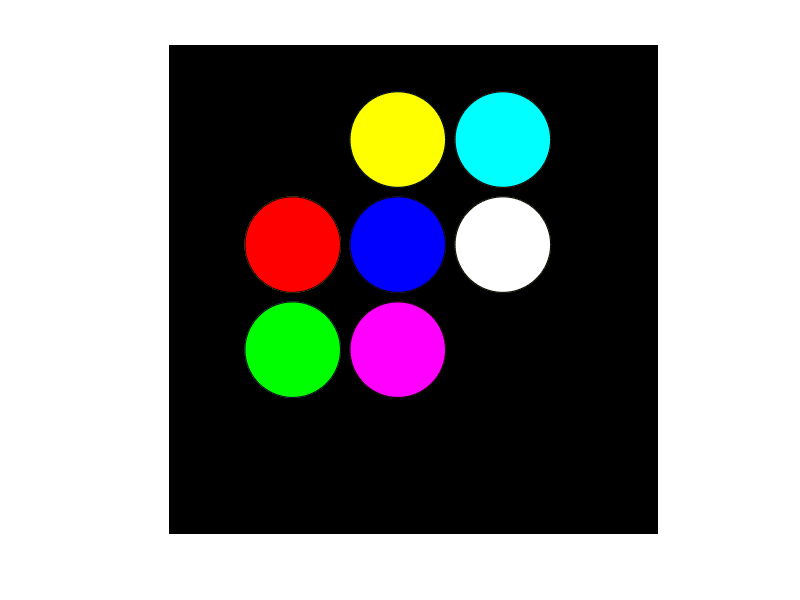

Source code (MATLAB): (Note: this script raises an error after producing the figure.)
% ECE4783 Programming Practice 1
% Name: Christine Saw
% gtID: 903367317
% Date: Feb 24, 2021
% Instructor: Prof. May D. Wang

%% question 1 a, create similar image to sample image

% create black background, size 256 x 256
background = zeros([256 256 3]);
imshow(background);
hold on

% create array of angles to plot circle in polar coordinates later
th = 0:pi/50:2*pi;

% determine radius of circle (25 pixels)
r = 25;

% create yellow circle
x_circle = r * cos(th) + 120; % 120 is x-coordinate of the circle's center
y_circle = r * sin(th) + 50; % 50 is y-coordinate of the circle's center
plot(x_circle, y_circle); % plot the circle 
fill(x_circle, y_circle, 'y') % fill circle with color

% create cyan circle
x_circle = r * cos(th) + 175;
y_circle = r * sin(th) + 50;
plot(x_circle, y_circle);
fill(x_circle, y_circle, 'c')

% create red circle
x_circle = r * cos(th) + 65;
y_circle = r * sin(th) + 105;
plot(x_circle, y_circle);
fill(x_circle, y_circle, 'r')

% create blue circle
x_circle = r * cos(th) + 120;
y_circle = r * sin(th) + 105;
plot(x_circle, y_circle);
fill(x_circle, y_circle, 'b')

% create white circle
x_circle = r * cos(th) + 175;
y_circle = r * sin(th) + 105;
plot(x_circle, y_circle);
fill(x_circle, y_circle, 'w')

% create green circle
x_circle = r * cos(th) + 65;
y_circle = r * sin(th) + 160;
plot(x_circle, y_circle);
fill(x_circle, y_circle, 'g')

% create purple/magenta circle
x_circle = r * cos(th) + 120;
y_circle = r * sin(th) + 160;
plot(x_circle, y_circle);
fill(x_circle, y_circle, 'm')

% save created image into computer as png file
F = getframe(gca);
imwrite(F.cdata, 'color_image.png');

%% question 1 b, separating image into rgb and hsv planes

% read the rgb color image generated from question 1 a
image = imread('color_image.png'); 

% extract red, green, and blue channels
red = image(:,:,1); % Red channel
green = image(:,:,2); % Green channel
blue = image(:,:,3); % Blue channel

% create an all black channel (a.k.a. black background)
black = zeros(size(image, 1), size(image, 2));

% create colored versions of color channels for aesthetic purposes
just_red = cat(3, red, black, black);
just_green = cat(3, black, green, black);
just_blue = cat(3, black, black, blue);

% convert rgb image into hsv
hsv = rgb2hsv(image);

% extract hue, saturation, and value planes
hue = hsv(:,:,1); % Hue plane
saturation = hsv(:,:,2); % Saturation plane
color = hsv(:,:,3); % Value plane

figure;
% display original image, rgb, and hsv plane images
subplot(3,3,2); imshow(image); title('Original');
subplot(3,3,4); imshow(just_red); title('Red plane');
subplot(3,3,5); imshow(just_green); title('Green plane')
subplot(3,3,6); imshow(just_blue); title('Blue plane')
subplot(3,3,7);imshow(hue);title('Hue');
subplot(3,3,8);imshow(saturation);title('Saturation');
subplot(3,3,9);imshow(color);title('Value');

%% question 2 a, convert hue image into grayscale + add filter noise

% convert hue plane image (generated from question 1 b) to grayscale
grey_hue = mat2gray(hue);

% generate salt and pepper noise in grayscaled hue image
% determine noise density
d = 200/numel(grey_hue);
% since the given noise condition was to add 200 pixels of random noise,
% the noise density, d, was chosen such that:
% d * (total pixels in image) = 200 pixels of noise
noisy_hue = imnoise(grey_hue,'salt & pepper',d); 

% filter image using 5x5 gaussian kernel
% sigma value of 5 was arbitrarily chosen
gaussian_image = imgaussfilt(noisy_hue,5,'FilterSize',5);

% create 5x5 averaging filter
avg_h = fspecial('average',5);
% filter noisy image using 5x5 averaging filter
avg_image = imfilter(noisy_hue,avg_h);

figure;
% display noisy image and filtered images
subplot(1,3,1);imshow(noisy_hue);title('Noisy Hue Image')
subplot(1,3,2);imshow(gaussian_image);title('5x5 Gaussian Kernel')
subplot(1,3,3);imshow(avg_image);title('5x5 Averaging Kernel')

% Both the gaussian and averaging filters produce very similar results.
% The noise look less obvious compared to the original noisy image.
% Both filters managed to filter the noise out from the noisy image.
% However, both filtered images result in a blurrer image when compared
% to the original noisy image.
% The circles in the filtered image have blurrer edges when compared
% to the original noisy image.

%% question 2 b, edge detection - using kernels to detect edges of circles

% read the rgb color image generated from question 1 a
image = imread('color_image.png'); 

% convert original color image into grayscale
grey_image = rgb2gray(image);

% (i) Sobel kernel for edge detection with MATLAB edge.m function
sobel_image = edge(grey_image,'Sobel');

% (ii) Prewitt kernel using MATLAB edge.m function
prew_image = edge(grey_image,'Prewitt');

% (iii) Canny kernel using MATLAB edge.m function
canny_image = edge(grey_image,'Canny');

figure;
% display grayscale image and filtered images
subplot(2,3,2);imshow(grey_image);title('Original Grayscale')
subplot(2,3,4);imshow(sobel_image);title('Sobel');
subplot(2,3,5);imshow(prew_image);title('Prewitt')
subplot(2,3,6);imshow(canny_image);title('Canny')

% The Canny method performed the best, successfully detecting all edges.
% Both the Sobel and Prewitt methods only find edges at points where
% the gradient of the image is maximum, by using Sobel and Prewitt
% deritatives respectively.
% The Canny method works by looking for the local maxima of the gradient 
% of the image, and then calculates the gradient using the deritative
% of a Gaussian filter. The Canny method uses two methods to detect 
% strong and weak edges. It includes weak edges if they are connected
% to the strong edges. The Canny method identifies two thresholds, 
% therefore, it has an advantage over Sobel and Prewitt.
% We can improve the performance of other edge detectors by setting 
% the threshold levels lower, although this may increase the thickness of
% the edges, it will allow us to detect more edges.

%% question 3 a, applying various arithmetic mean filters on an image

% first, generate image like in assignment question 3 a
% code given in assignment
image_size = 250;
bar_rol = 20;
bar_col = 30;
bar_height = 210;
bar_width = 7;
separatedby = 17;

img = zeros(250);
for i = 1:9
    img(bar_rol:bar_rol+bar_height, bar_col+i* ...
    separatedby:bar_col+i*separatedby+bar_width) = 1;
end
% imshow(img)

% (i) use 3x3 arithmetic mean filter to filter image
mean_3 = imfilter(img,fspecial('average',3));
% all white lines' edges look a little blurry compared to original

% (ii) use 5x5 arithmetic mean filter to filter image
mean_5 = imfilter(img,fspecial('average',5));
% edges of white lines start to look more gray compared to original

% (iii) use 7x7 arithmetic mean filter to filter image
mean_7 = imfilter(img,fspecial('average',7));
% the edges are blurry and any visible white lines look comparably thinner
% as the white lines are almost grayed out due to blurring from filter

figure;
% display original image with filtered images
subplot(2,3,2);imshow(img);title('Original Image');
subplot(2,3,4);imshow(mean_3);title('3x3 Arithmetic Mean Filter');
subplot(2,3,5);imshow(mean_5);title('5x5 Arithmetic Mean Filter');
subplot(2,3,6);imshow(mean_7);title('7x7 Arithmetic Mean Filter');

%% question 3 b, applying median filters on an image

% (i) 3x3 median filter
med_3 = medfilt2(img,[3 3]);
% the corners of the white lines look a little rounded

% (ii) 5x5 median filter
med_5 = medfilt2(img,[5 5]);
% the top and bottom edges of the white lines are no longer straight, 
% they are visibly rounded on the top and bottom edges

% (iii) 7x7 median filter
med_7 = medfilt2(img,[7 7]);
% the white lines are rounded on the top and bottom edges, and have a
% sharper looking roundedness when compared with the 5x5 median filter

figure;
% display original image with filtered images
subplot(2,3,2);imshow(img);title('Original Image');
subplot(2,3,4);imshow(med_3);title('3x3 Median Filter');
subplot(2,3,5);imshow(med_5);title('5x5 Median Filter');
subplot(2,3,6);imshow(med_7);title('7x7 Median Filter');

%% question 3 c, applying max filters on an image

% (i) 3x3 max filter
max_3 = ordfilt2(img,9,true(3));
% the white lines look slightly thicker

% (ii) 5x5 max filter
max_5 = ordfilt2(img,25,true(5));
% the white lines are visibly thicker compared to the 3x3 max filter

% (i) 7x7 max filter
max_7 = ordfilt2(img,49,true(7));
% the white lines look doubled in width, and have the thickest width
% compared to the other filters, the black gaps are barely visible

figure;
% display original image with filtered images
subplot(2,3,2);imshow(img);title('Original Image');
subplot(2,3,4);imshow(max_3);title('3x3 Max Filter');
subplot(2,3,5);imshow(max_5);title('5x5 Max Filter');
subplot(2,3,6);imshow(max_7);title('7x7 Max Filter');

%% question 4 a, using DCT to reduce image bytes
% split img, DCT, truncate img, inverse DCT, stitch img

% read cameraman image into MATLAB
cameraman = imread('Cameraman128.bmp');

% read number of rows, columns and color bands from image
[c_rows,c_columns,numberOfColorBands] = size(cameraman);

% we want to get 16x16 blocks -> 16 pixels per row & column per block
block_size = 16;

% if we have 16x16 blocks, image will be split into 64 sub-images 
% each row and column will have 8 sub-images
% create vector of length 8 that contains the size for the sub-images'
% rows' or columns' pixels -> [16,16,16,...]
vectorRC = block_size * ones(1, 8);

% split cameraman image into 64 16x16 sub-images 
sub_images = mat2cell(cameraman, vectorRC, vectorRC, numberOfColorBands);

% number of sub-images per row and per column
num_plots_rc = 8;

% create cell to store truncated sub-images
dct_sub = cell(8,8);

% perform DCT, truncation, and IDCT on sub-images
for r = 1 : num_plots_rc
    for c = 1 : num_plots_rc
        
        % convert each block into double and grayscale to get 2-D image
        blk = rgb2gray(im2double(sub_images{r,c}));
        
        % perform dct on each block
        J = dct2(blk);
        
        % arrange absolute value of coefficients from highest to lowest
        J_desc = sort(abs(J(:)),'descend');  
        
        % get top 25% coefficients with highest magnitudes
        top25 = J_desc(1:ceil(length(J_desc)*0.25));  

        % change remaining 75% lower coefficients to 0
        J(abs(J) < min(top25)) = 0;
        
        % perform inverse DCT on truncated sub-image
        K = idct2(J);
        
        % convert double to uint8 
        K = uint8(255 * K);
        
        % store IDCT truncated sub-image into cell
        dct_sub{r,c} = K;
    end
end

% restitch truncated sub-images into single image
dct_image = [];
for r = 1 : num_plots_rc
    % create empty array to store each row of sub-images
    image_rows = [];
    
    for c = 1 : num_plots_rc
        % combine sub-images in a row (combine sub-images horizontally)
        image_rows = [image_rows,dct_sub{r,c}];
    end
    
    % combine sub-images vertically
    dct_image = [dct_image;image_rows];
end

% create cell to store difference sub-images
diff_dct_sub = cell(8,8);
% array to store stitched difference image
diff_dct_image = [];
% compute difference between original and truncated IDCT image
% and stitch difference blocks into full image
for r = 1 : num_plots_rc
    % create empty array to store each row of sub-images
    diff_rows = [];
    
    for c = 1 : num_plots_rc
        % compute difference between original and truncated IDCT image
        diff_dct_sub{r,c} = abs(rgb2gray(sub_images{r,c}) - dct_sub{r,c});
        % combine sub-images in a row (combine sub-images horizontally)
        diff_rows = [diff_rows,diff_dct_sub{r,c}];
    end
    
    % combine sub-images vertically
    diff_dct_image = [diff_dct_image;diff_rows];
end

figure;
% display truncated IDCT image and difference image
subplot(1,2,1);imshow(dct_image);title('Final Stitched IDCT Image');
subplot(1,2,2);imshow(mat2gray(diff_dct_image));title('Difference Image');

%% question 4 b, using DFT to reduce image bytes
% split image, perform DFT, truncate image, inverse DFT, then stitch image

% we can reuse the sub-images generated from question 4 a

% create cell to store truncated sub-images
fft_sub = cell(8,8);

% perform DFT, truncation, and IDFT on sub-images
for r = 1 : num_plots_rc
    for c = 1 : num_plots_rc
        
        % convert each block into double then grayscale to get 2-D image
        blk = rgb2gray(im2double(sub_images{r,c}));
        
        % perform dft on each block
        J = fft2(blk);
        
        % arrange absolute value of coefficients from highest to lowest
        J_desc = sort(abs(J(:)),'descend');  
        
        % get top 25% coefficients with highest magnitudes
        top25 = J_desc(1:ceil(length(J_desc)*0.25));  

        % change remaining 75% lower coefficients to 0
        J(abs(J) < min(top25)) = 0;
        
        % inverse DFT truncated sub-image
        K = ifft2(J);
        
        % convert double to uint8 
        K = uint8(255 * K);
        
        % store IDFT truncated sub-image into cell
        fft_sub{r,c} = K;
    end
end

% restitch truncated sub-images into single image
fft_image = [];
for r = 1 : num_plots_rc
    % create empty array to store stitched sub-images in a row
    image_rows = [];
    
    for c = 1 : num_plots_rc
        % combine sub-images in a row (combine sub-images horizontally)
        image_rows = [image_rows,fft_sub{r,c}];
    end
    
    % combine sub-images vertically
    fft_image = [fft_image;image_rows];
end

% create cell to store difference between original and truncated blocks
diff_fft_sub = cell(8,8);
% array to store stitched difference image
diff_fft_image = [];
% compute difference between original and truncated IFFT image
% and stitch difference blocks into full image
for r = 1 : num_plots_rc
    % create empty array to store stitched sub-images in a row
    diff_rows = [];
    
    for c = 1 : num_plots_rc
        diff_fft_sub{r,c} = abs(rgb2gray(sub_images{r,c}) - fft_sub{r,c});
        % combine sub-images in a row (combine sub-images horizontally)
        diff_rows = [diff_rows,diff_fft_sub{r,c}];
    end
    
    % combine sub-images vertically
    diff_fft_image = [diff_fft_image;diff_rows];
end

figure;
% display truncated IDFT image and difference image
subplot(1,2,1);imshow(fft_image);title('Final Stitched IDFT Image');
subplot(1,2,2);imshow(mat2gray(diff_fft_image));title('Difference Image');

%% question 4 c
% DFT managed to compress the image more than DCT, however it got rid
% of too much information from the blocks, such that the restitched 
% image did not look as smooth as the restitched IDCT image.
% 
% I would prefer using DCT, as the restitched image was smoother.
% I would like a good balance between taking up less bytes and having a
% smooth resolution.
% While DFT managed to compress the image better, it didn't retain enough
% information to produce a smooth IDFT image.
% The restitched IDCT image retains just enough information for us to make
% sense of the original picture while taking up less bytes than the
% original.








